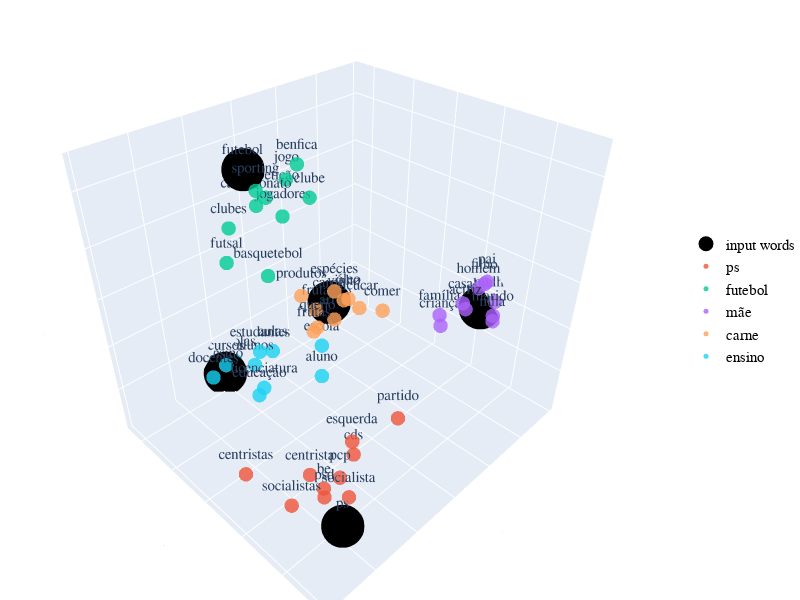

Source (notebook cell):
### Code cell
plot_embeding3D(emb_matrix, ["ps", "futebol", "mãe", "carne", "ensino"], 10)

### Figure 1 — Plotly figure (JSON) as saved in the notebook; plotly's stock layout.template omitted (floating-point values rounded to 4 significant figures)
{"data": [{"marker": {"color": "black", "opacity": 1, "size": 15}, "mode": "markers+text", "name": "input words", "text": ["ps", "futebol", "mãe", "carne", "ensino"], "textfont": {"size": 15}, "textposition": "top center", "type": "scatter3d", "x": [5.156, 1.717, -5.803, -2.431, 1.994], "y": [5.59, -2.305, 2.266, -2.81, -4.313], "z": [-1.033, 6.152, -0.727, -1.327, -3.368]}, {"marker": {"color": 2, "opacity": 0.8, "size": 5}, "mode": "markers+text", "name": "ps", "text": ["socialistas", "socialista", "psd", "partido", "pcp", "esquerda", "be", "centristas", "centrista", "cds"], "textfont": {"size": 15}, "textposition": "top center", "type": "scatter3d", "x": [5.6, 4.22, 4.929, 1.817, 3.432, 3.044, 3.995, 5.816, 4.01, 2.736], "y": [3.932, 4.931, 4.63, 4.66, 3.758, 3.907, 3.604, 2.076, 2.983, 3.678], "z": [-1.22, -1.174, -0.8281, 0.2011, -1.915, -0.4626, -2.089, -1.187, -1.942, -1.449]}, {"marker": {"color": 2, "opacity": 0.8, "size": 5}, "mode": "markers+text", "name": "futebol", "text": ["futsal", "clubes", "sporting", "benfica", "jogo", "competição", "basquetebol", "campeonato", "clube", "jogadores"], "textfont": {"size": 15}, "textposition": "top center", "type": "scatter3d", "x": [3.18, 2.467, 2.125, 1.361, 0.3774, 0.6553, 1.611, 1.654, 0.47, 0.8887], "y": [-1.592, -2.311, -1.175, -0.09807, -1.804, -2.576, -1.527, -1.829, -0.5693, -1.463], "z": [3.64, 4.322, 5.948, 6.926, 5.514, 4.672, 2.44, 5.017, 5.334, 4.476]}, {"marker": {"color": 2, "opacity": 0.8, "size": 5}, "mode": "markers+text", "name": "mãe", "text": ["pai", "marido", "filha", "mulher", "filho", "actriz", "homem", "criança", "família", "casal"], "textfont": {"size": 15}, "textposition": "top center", "type": "scatter3d", "x": [-5.459, -5.144, -4.873, -5.683, -5.161, -3.911, -4.658, -3.815, -3.965, -4.061], "y": [2.651, 3.29, 3.47, 2.966, 2.735, 2.863, 2.825, 1.9, 1.7, 2.617], "z": [0.8357, -0.2506, -0.2688, -0.03592, 0.9215, 0.4683, 1.02, -0.7582, -0.4335, 0.5318]}, {"marker": {"color": 2, "opacity": 0.8, "size": 5}, "mode": "markers+text", "name": "carne", "text": ["arroz", "fruta", "açúcar", "vinho", "espécies", "queijo", "comer", "produtos", "frutas", "óleo"], "textfont": {"size": 15}, "textposition": "top center", "type": "scatter3d", "x": [-1.596, -1.623, -2.583, -2.104, -1.95, -0.7761, -3.316, -1.053, -0.4756, -1.94], "y": [-1.616, -2.724, -1.204, -1.601, -1.972, -1.715, -0.6179, -2.92, -1.612, -1.182], "z": [-1.145, -1.253, -0.8816, -0.4595, -0.142, -1.144, -1.087, -0.3846, -1.131, -0.1051]}, {"marker": {"color": 2, "opacity": 0.8, "size": 5}, "mode": "markers+text", "name": "ensino", "text": ["alunos", "cursos", "educação", "aulas", "estudantes", "escola", "escolas", "licenciatura", "aluno", "docentes"], "textfont": {"size": 15}, "textposition": "top center", "type": "scatter3d", "x": [0.6207, 1.973, 2.011, -0.1763, 1.063, -1.501, 1.212, 1.646, -0.7152, 2.988], "y": [-4.101, -4.183, -2.072, -3.866, -3.078, -2.273, -4.632, -2.225, -1.463, -3.598], "z": [-3.646, -2.893, -3.114, -3.225, -2.087, -2.787, -3.396, -3.066, -3.453, -2.551]}], "layout": {"autosize": false, "font": {"family": " Courier New ", "size": 1}, "height": 600, "legend": {"font": {"color": "black", "family": "Courier New", "size": 15}, "x": 1, "y": 0.5}, "margin": {"b": 0, "l": 0, "r": 0, "t": 0}, "showlegend": true, "width": 800}}
